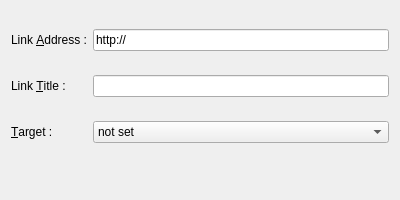
<ui version="4.0" >
 <class>AddEditLinkBase</class>
 <widget class="QDialog" name="AddEditLinkBase" >
  <property name="geometry" >
   <rect>
    <x>0</x>
    <y>0</y>
    <width>400</width>
    <height>200</height>
   </rect>
  </property>
  <property name="windowTitle" >
   <string comment="verb, insert a link into the text" >Add Link</string>
  </property>
  <layout class="QGridLayout" name="gridLayout" >
   <item row="0" column="1" >
    <widget class="KLineEdit" name="txtAddress" >
     <property name="text" >
      <string>http://</string>
     </property>
     <property name="showClearButton" stdset="0" >
      <bool>true</bool>
     </property>
    </widget>
   </item>
   <item row="1" column="1" >
    <widget class="KLineEdit" name="txtTitle" />
   </item>
   <item row="4" column="1" >
    <widget class="QComboBox" name="comboTarget" >
     <item>
      <property name="text" >
       <string>not set</string>
      </property>
     </item>
     <item>
      <property name="text" >
       <string>Current window</string>
      </property>
     </item>
     <item>
      <property name="text" >
       <string>New window</string>
      </property>
     </item>
    </widget>
   </item>
   <item row="5" column="1" >
    <widget class="KDialogButtonBox" name="kButtonbox" >
     <property name="standardButtons" >
      <set>QDialogButtonBox::NoButton</set>
     </property>
    </widget>
   </item>
   <item row="0" column="0" >
    <widget class="QLabel" name="label" >
     <property name="text" >
      <string comment="the web address of the link" >Link &amp;Address :</string>
     </property>
     <property name="buddy" >
      <cstring>txtAddress</cstring>
     </property>
    </widget>
   </item>
   <item row="1" column="0" >
    <widget class="QLabel" name="label_2" >
     <property name="text" >
      <string comment="the word which is showed as a link" >Link &amp;Title :</string>
     </property>
     <property name="buddy" >
      <cstring>txtTitle</cstring>
     </property>
    </widget>
   </item>
   <item row="4" column="0" >
    <widget class="QLabel" name="label_3" >
     <property name="text" >
      <string>&amp;Target :</string>
     </property>
     <property name="buddy" >
      <cstring>comboTarget</cstring>
     </property>
    </widget>
   </item>
  </layout>
 </widget>
 <customwidgets>
  <customwidget>
   <class>KDialogButtonBox</class>
   <extends>QDialogButtonBox</extends>
   <header>kdialogbuttonbox.h</header>
  </customwidget>
  <customwidget>
   <class>KLineEdit</class>
   <extends>QLineEdit</extends>
   <header>klineedit.h</header>
  </customwidget>
 </customwidgets>
 <resources/>
 <connections/>
</ui>
